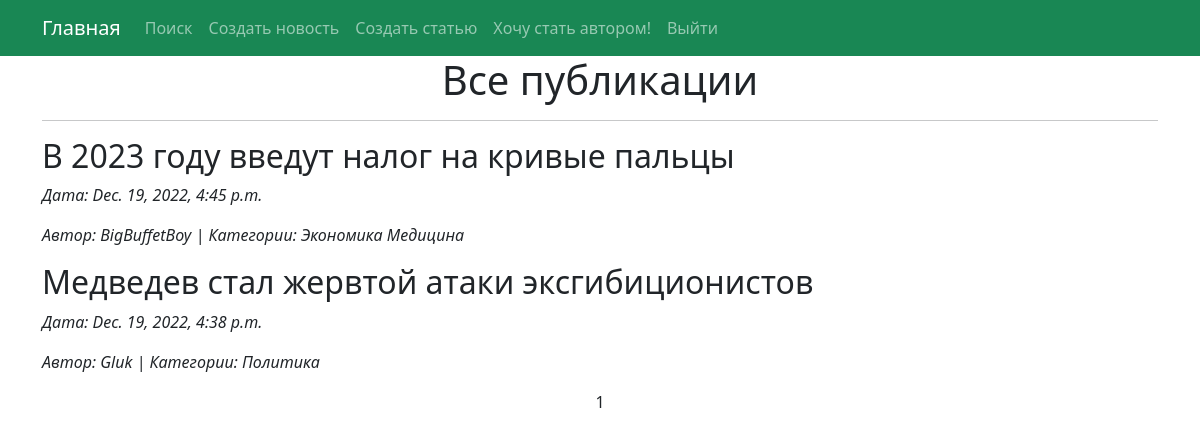
The page /posts/ on the database as committed earlier.
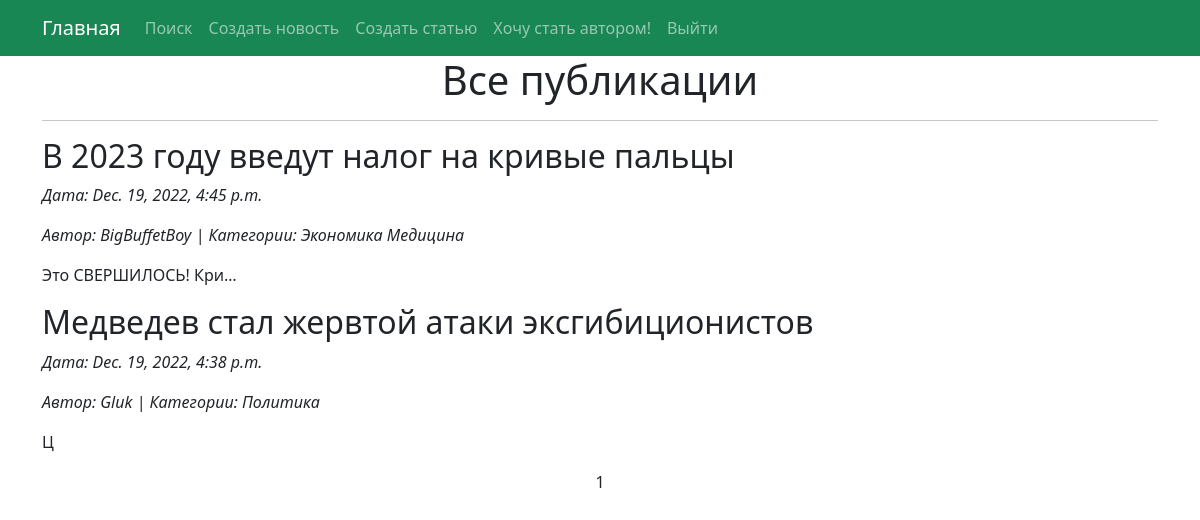
The same page on the database as committed later.
### NewsPortal/models.py (models this page shows, shortened)
class Post(models.Model):
    author = models.ForeignKey(Author, on_delete = models.CASCADE, unique=False)
    news_or_article = models.CharField(max_length = 50, choices = TYPE, default = article)
    post_time = models.DateTimeField(auto_now_add = True)
    categories = models.ManyToManyField(Category, through = 'PostCategory')
    headline = models.CharField(max_length = 255)
    text = models.TextField()
    rating = models.IntegerField(default = 0)

class Author(models.Model):
    author_name = models.ForeignKey(User, on_delete = models.CASCADE, unique=False)
    rating = models.IntegerField(default = 0)

### NewsPortal/views.py (the view)
# urls.py: path('', cache_page(60*5)(AllNews.as_view())),
class AllNews(ListView):
    model = Post
    ordering = ['-post_time']
    template_name = 'Content.html'
    context_object_name = 'posts'
    paginate_by = 10

### NewsPortal/models.py (called while the page is built)
    def __str__(self):
        return self.name

### Templates/Content.html (shortened to what this page needs)
{% extends 'flatpages/default.html' %}
{% load custom_filters %}
{% load custom_tags %}
{% load cache %}
{% block content %}
        <h1>Все публикации</h1>
            <hr>
            {% for post in posts %}
                <h2 align="left">
                    {{ post.headline }}
                </h2>
                <p align="left"><i> Дата: </i><i> {{ post.post_time }} </i></p>
                <p align="left"><i> Автор: </i><i> {{ post.author.author_name }} </i>
                    <i> | Категории: </i> {% for category in post.categories.all %}
                        <i> {{ category }} </i>
                    {% endfor %}
                </p>
                <p align="left"> {{ post.text|truncatechars:20 }} </p>
            {% endfor %}
       {{ page_obj.number }}
{% endblock content %}

Rows that differ between the two databases and show on the page:
changed Post "BigBuffetBoy": text (not shown) → "Это СВЕРШИЛОСЬ! Кри…"
changed Post "Медведев стал жервтой атаки эксгибиционистов": text (not shown) → "Ц"
